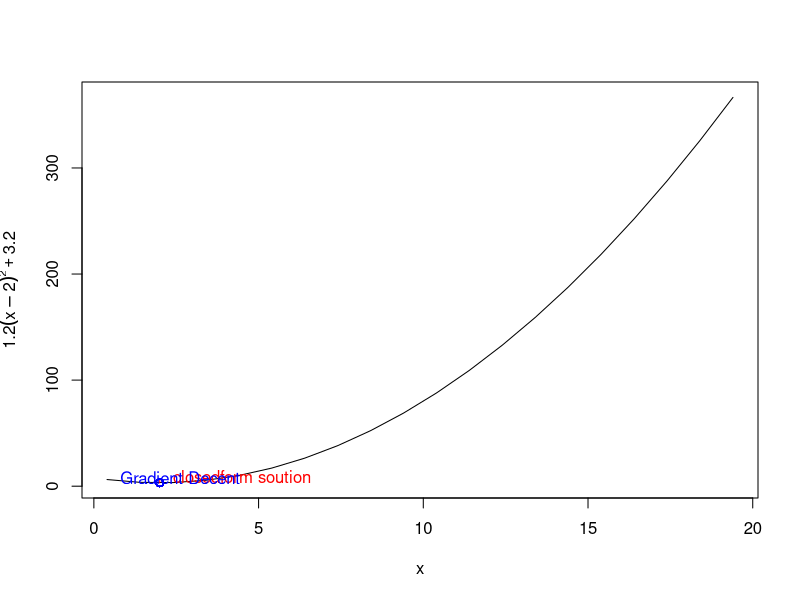

The R script that drew this image:
x=2
xs = seq(0.4,len=20)
f = function(x)
{
  1.2*(x-2)^2+3.2
}
plot(xs, f(xs),type = "l",xlab ="x",ylab = expression(1.2(x-2)^2+3.2))
grad = function(x)
{
  1.2*2*(x-2)
}
lines (c(2,2),c(3,8), col="red",lty=2)
text(2.1,7,"closedform soution", col = "red",pos=4)
x = 2
xtrace = x
ftrace = f(x)
alpha = 0.6
for(step in 1:100)
{
  x= x-alpha*grad(x)
  xtrace = c(xtrace,x)
  ftrace = c(ftrace,f(x))
}
lines(xtrace, ftrace , type = "b", col="blue")
text(0.5,6,"Gradient Decent",col="blue",pos=4)
print(x)

H = matrix(c(-3,20,2,1,3,-2,-3,10,4),nrow=3)
solve(H)
det(H)
determinant(H)
H
